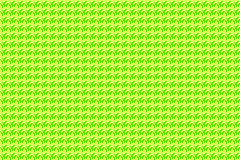

A 2D game scene composited from a Tiled map and its tileset images. What follows is a short description and the map's XML, with every tile layer's data as written:
An orthogonal 30x20 tile map with 8x8 px tiles, 1 tile layer (Tile Layer 1).

<map version="1.9" tiledversion="1.9.2" orientation="orthogonal" renderorder="right-down" width="30" height="20" tilewidth="8" tileheight="8" infinite="0" nextlayerid="2" nextobjectid="1">
 <tileset firstgid="1" source="Oracle.tsx" />
 <layer id="1" name="Tile Layer 1" width="30" height="20">
  <data encoding="csv">
346,346,346,346,346,346,346,346,346,346,346,346,346,346,346,346,346,346,346,346,346,346,346,346,346,346,346,346,346,346,
346,346,346,346,346,346,346,346,346,346,346,346,346,346,346,346,346,346,346,346,346,346,346,346,346,346,346,346,346,346,
346,346,346,346,346,346,346,346,346,346,346,346,346,346,346,346,346,346,346,346,346,346,346,346,346,346,346,346,346,346,
346,346,346,346,346,346,346,346,346,346,346,346,346,346,346,346,346,346,346,346,346,346,346,346,346,346,346,346,346,346,
346,346,346,346,346,346,346,346,346,346,346,346,346,346,346,346,346,346,346,346,346,346,346,346,346,346,346,346,346,346,
346,346,346,346,346,346,346,346,346,346,346,346,346,346,346,346,346,346,346,346,346,346,346,346,346,346,346,346,346,346,
346,346,346,346,346,346,346,346,346,346,346,346,346,346,346,346,346,346,346,346,346,346,346,346,346,346,346,346,346,346,
346,346,346,346,346,346,346,346,346,346,346,346,346,346,346,346,346,346,346,346,346,346,346,346,346,346,346,346,346,346,
346,346,346,346,346,346,346,346,346,346,346,346,346,346,346,346,346,346,346,346,346,346,346,346,346,346,346,346,346,346,
346,346,346,346,346,346,346,346,346,346,346,346,346,346,346,346,346,346,346,346,346,346,346,346,346,346,346,346,346,346,
346,346,346,346,346,346,346,346,346,346,346,346,346,346,346,346,346,346,346,346,346,346,346,346,346,346,346,346,346,346,
346,346,346,346,346,346,346,346,346,346,346,346,346,346,346,346,346,346,346,346,346,346,346,346,346,346,346,346,346,346,
346,346,346,346,346,346,346,346,346,346,346,346,346,346,346,346,346,346,346,346,346,346,346,346,346,346,346,346,346,346,
346,346,346,346,346,346,346,346,346,346,346,346,346,346,346,346,346,346,346,346,346,346,346,346,346,346,346,346,346,346,
346,346,346,346,346,346,346,346,346,346,346,346,346,346,346,346,346,346,346,346,346,346,346,346,346,346,346,346,346,346,
346,346,346,346,346,346,346,346,346,346,346,346,346,346,346,346,346,346,346,346,346,346,346,346,346,346,346,346,346,346,
346,346,346,346,346,346,346,346,346,346,346,346,346,346,346,346,346,346,346,346,346,346,346,346,346,346,346,346,346,346,
346,346,346,346,346,346,346,346,346,346,346,346,346,346,346,346,346,346,346,346,346,346,346,346,346,346,346,346,346,346,
346,346,346,346,346,346,346,346,346,346,346,346,346,346,346,346,346,346,346,346,346,346,346,346,346,346,346,346,346,346,
346,346,346,346,346,346,346,346,346,346,346,346,346,346,346,346,346,346,346,346,346,346,346,346,346,346,346,346,346,346
</data>
 </layer>
</map>
